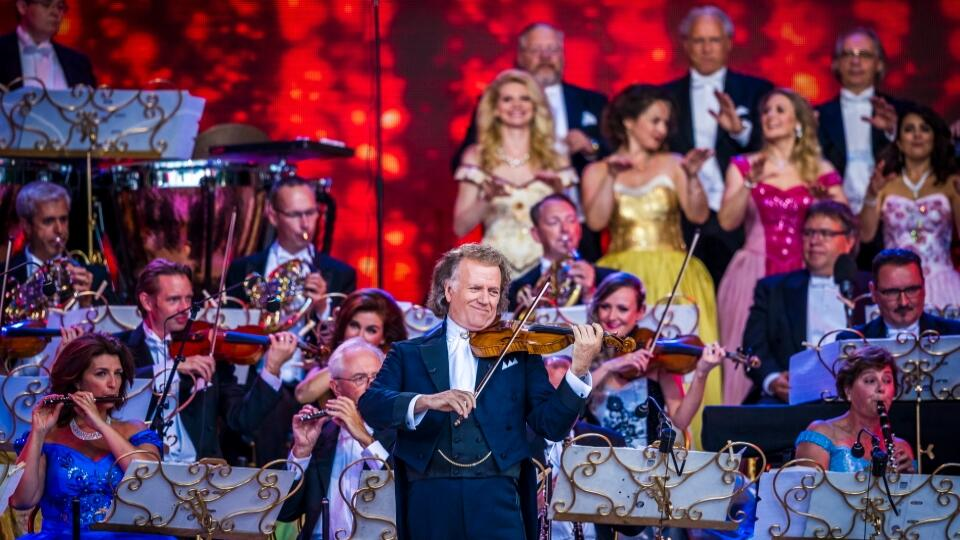
#> input picture src/FaceDetect-master/Andre_Maastricht2020_Still1.jpg, 960 x 540 px
$ python face_detect.py Andre_Maastricht2020_Still1.jpg   (older library calls are emulated)
#> lines starting #> are read from the running program, lines starting #| are printed output that depends on the picture; after the words box and inside, x2 and y2 are one past the last pixel; in counts of white or black regions, pixels touching at a corner belong together
"""
face detection using Haar classifiers taken from https://github.com/shantnu/FaceDetect/
 with the goal to learn the python setup for object detection
 - very sensitive to 'detectMultiScale' function params, especially 'scaleFactor'
 - run with "python face_detect.py Andre_Maastricht2020_Still1.jpg" for example


 Original author: Shantnu Tiwari https://github.com/shantnu/
"""

import cv2
import sys

# Get user supplied values
imagePath = sys.argv[1]
cascPath = "haarcascade_frontalface_default.xml"

# Create the haar cascade
faceCascade = cv2.CascadeClassifier(cascPath)

# Read the image
image = cv2.imread(imagePath)
#> image is the input picture: shape (540, 960, 3); mean B, G, R 82.2, 59.3, 100
gray = cv2.cvtColor(image, cv2.COLOR_BGR2GRAY)
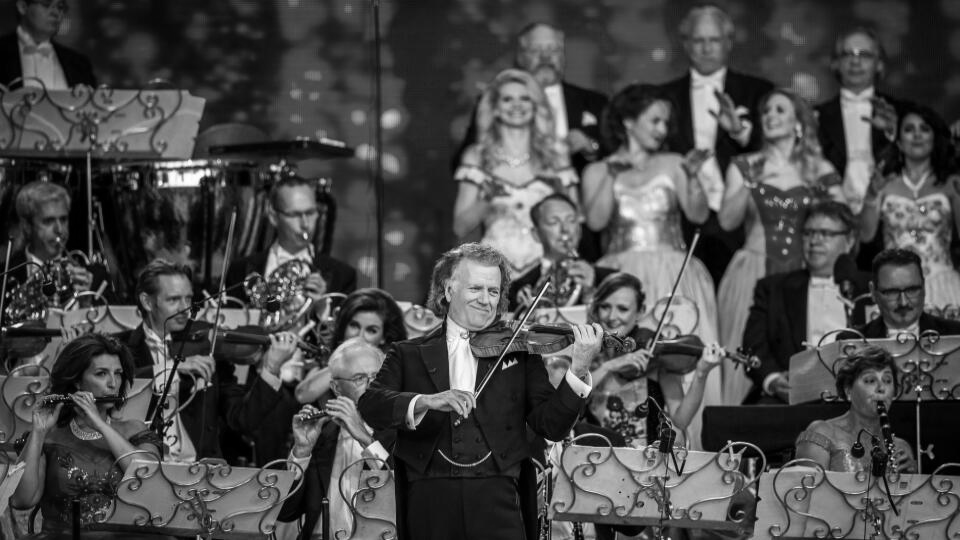
#> gray: shape (540, 960); min 0, max 255, mean 74.1

# Detect faces in the image
faces = faceCascade.detectMultiScale(
    gray,
    scaleFactor=2,
    minNeighbors=4,
    minSize=(30, 30),
    #flags = cv2.cv2.CV_HAAR_SCALE_IMAGE    # made a comment due to not working with higher python or cv version (3+)
)
#> faces = 15 rows, first 6: [683, 22, 48, 48], [832, 37, 48, 48], [494, 81, 48, 48], [751, 90, 48, 48], [636, 103, 48, 48], [893, 110, 48, 48]

print("Found {0} faces!".format(len(faces)))
#| Found 15 faces!

# Draw a rectangle around the faces
for (x, y, w, h) in faces:
    cv2.rectangle(image, (x, y), (x+w, y+h), (0, 255, 0), 2)
#> this loop made 15 passes
#> (x, y) on passes 1 to 12: (683, 22), (832, 37), (494, 81), (751, 90), (636, 103), (893, 110), (279, 195), (32, 203), (539, 203), (795, 216), (461, 272), (879, 273)
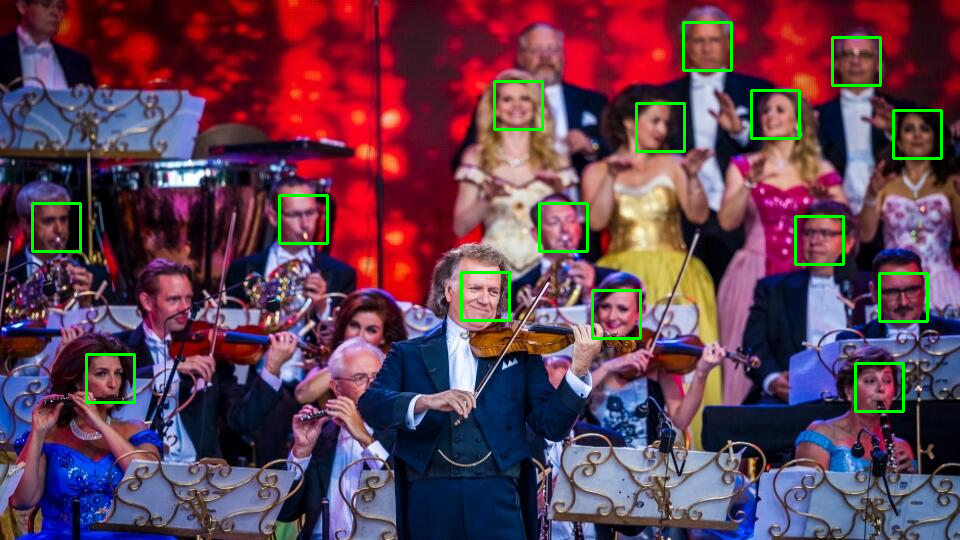
#> image: shape (540, 960, 3); 1.66% of pixels changed, all inside (x1, y1, x2, y2) = (31, 21, 943, 413)

cv2.imshow("Faces found", image)
if cv2.waitKey(0) == 13:
#> (key Esc is pressed here)
    cv2.destroyAllWindows()

$ run again, with src/FaceDetect-master/little_mix_right.jpg copied over src/FaceDetect-master/Andre_Maastricht2020_Still1.jpg
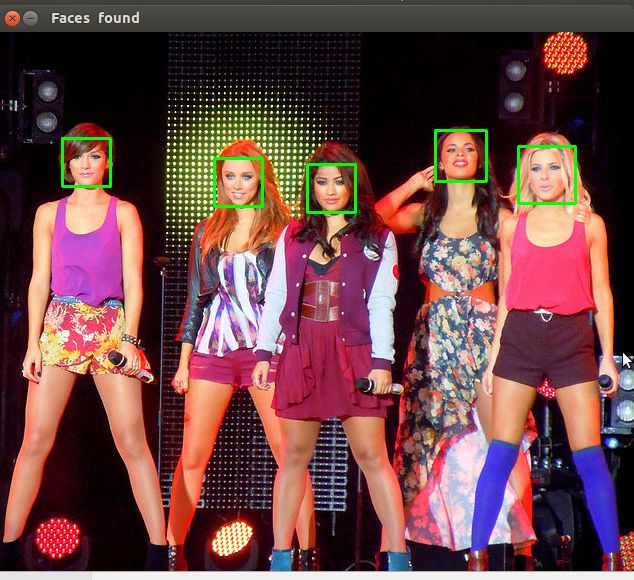
#> input picture src/FaceDetect-master/little_mix_right.jpg, 634 x 580 px
#> image is the input picture: shape (580, 634, 3); mean B, G, R 71.1, 70.2, 109.2
#> `gray = cv2.cvtColor(image, cv2.COLOR_BGR2GRAY)`:
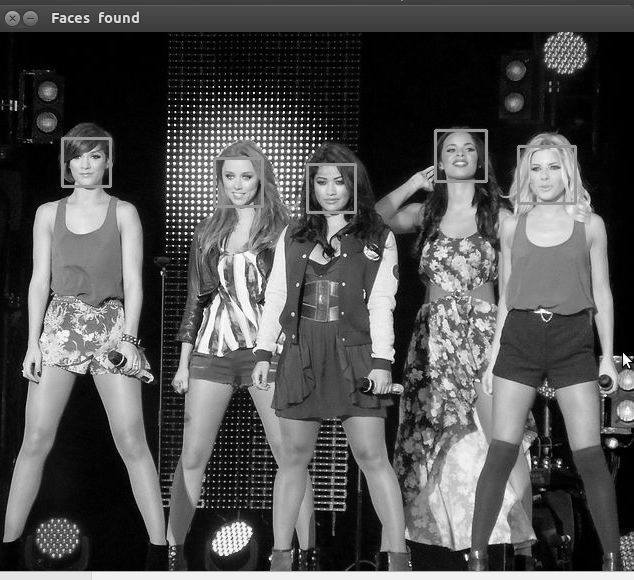
#> gray: shape (580, 634); min 0, max 255, mean 81.9
#> faces = [[436, 131, 48, 48], [522, 150, 48, 48], [214, 158, 48, 48], [307, 164, 48, 48]]
#| Found 4 faces!
#> the loop `for (x, y, w, h) in faces:` made 4 passes
#> (x, y) on passes 1 to 4: (436, 131), (522, 150), (214, 158), (307, 164)
#> after the loop `for (x, y, w, h) in faces:`:
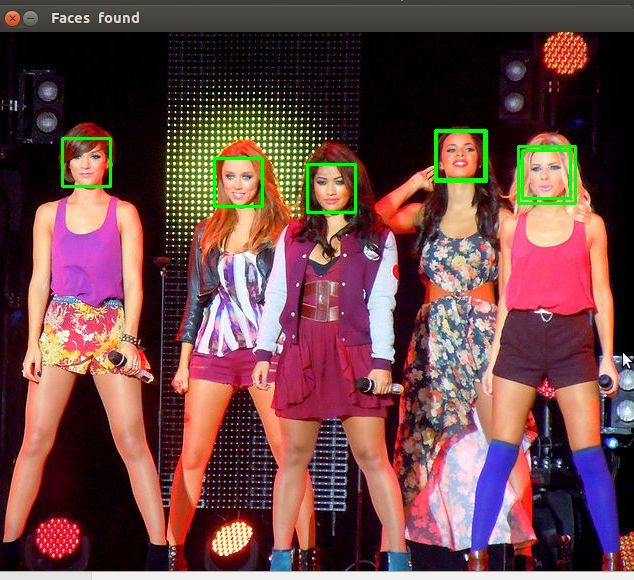
#> image: shape (580, 634, 3); 0.62% of pixels changed, all inside (x1, y1, x2, y2) = (213, 130, 572, 214)
